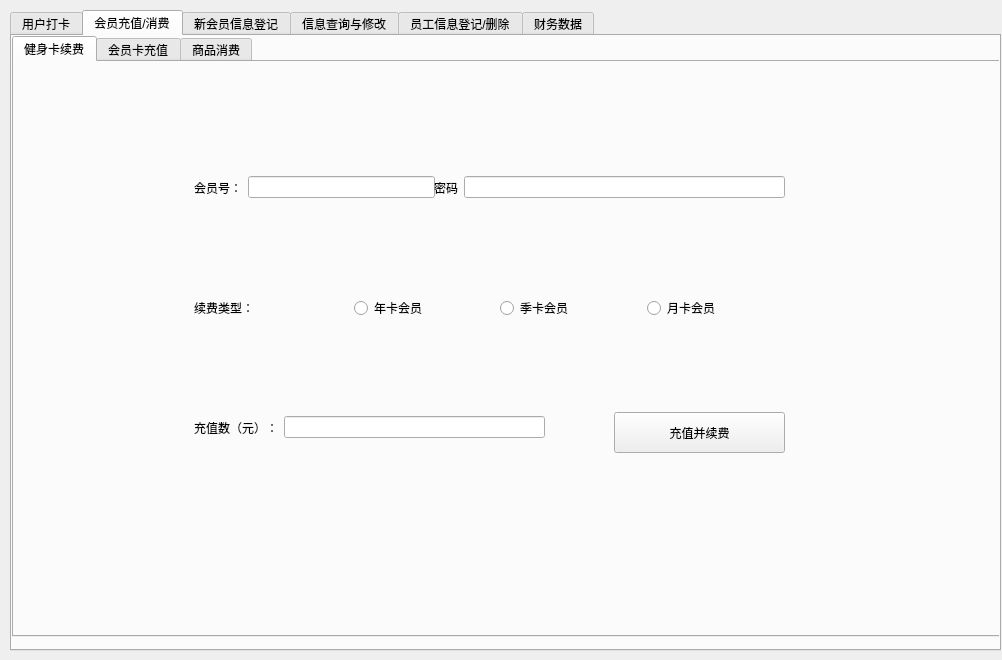
<?xml version="1.0" encoding="UTF-8"?>
<ui version="4.0">
 <class>controler</class>
 <widget class="QWidget" name="controler">
  <property name="geometry">
   <rect>
    <x>0</x>
    <y>0</y>
    <width>1002</width>
    <height>660</height>
   </rect>
  </property>
  <property name="windowTitle">
   <string>Form</string>
  </property>
  <property name="windowIcon">
   <iconset resource="image.qrc">
    <normaloff>:/new/prefix1/image/titleimage.jpg</normaloff>:/new/prefix1/image/titleimage.jpg</iconset>
  </property>
  <widget class="QTabWidget" name="tabWidget">
   <property name="geometry">
    <rect>
     <x>10</x>
     <y>10</y>
     <width>991</width>
     <height>641</height>
    </rect>
   </property>
   <property name="styleSheet">
    <string notr="true">font: 16pt &quot;楷体&quot;;</string>
   </property>
   <property name="currentIndex">
    <number>1</number>
   </property>
   <widget class="QWidget" name="tab_2">
    <attribute name="title">
     <string>用户打卡</string>
    </attribute>
    <widget class="QWidget" name="layoutWidget">
     <property name="geometry">
      <rect>
       <x>320</x>
       <y>150</y>
       <width>331</width>
       <height>291</height>
      </rect>
     </property>
     <layout class="QVBoxLayout" name="verticalLayout_5">
      <item>
       <layout class="QHBoxLayout" name="horizontalLayout_21">
        <item>
         <widget class="QLabel" name="label_24">
          <property name="text">
           <string>会员号:</string>
          </property>
         </widget>
        </item>
        <item>
         <widget class="QLineEdit" name="lineEdit_9"/>
        </item>
       </layout>
      </item>
      <item>
       <layout class="QHBoxLayout" name="horizontalLayout_22">
        <item>
         <widget class="QLabel" name="label_25">
          <property name="text">
           <string>密码:  </string>
          </property>
         </widget>
        </item>
        <item>
         <widget class="QLineEdit" name="lineEdit_12">
          <property name="echoMode">
           <enum>QLineEdit::Password</enum>
          </property>
         </widget>
        </item>
       </layout>
      </item>
      <item>
       <widget class="QPushButton" name="pushButton_7">
        <property name="text">
         <string>打卡</string>
        </property>
       </widget>
      </item>
     </layout>
    </widget>
   </widget>
   <widget class="QWidget" name="tab">
    <attribute name="title">
     <string>会员充值/消费</string>
    </attribute>
    <widget class="QTabWidget" name="tabWidget_4">
     <property name="geometry">
      <rect>
       <x>0</x>
       <y>0</y>
       <width>991</width>
       <height>601</height>
      </rect>
     </property>
     <property name="currentIndex">
      <number>0</number>
     </property>
     <widget class="QWidget" name="tab_15">
      <attribute name="title">
       <string>健身卡续费</string>
      </attribute>
      <widget class="QLabel" name="label_39">
       <property name="geometry">
        <rect>
         <x>180</x>
         <y>220</y>
         <width>131</width>
         <height>51</height>
        </rect>
       </property>
       <property name="text">
        <string>续费类型：</string>
       </property>
      </widget>
      <widget class="QWidget" name="layoutWidget_4">
       <property name="geometry">
        <rect>
         <x>340</x>
         <y>230</y>
         <width>433</width>
         <height>33</height>
        </rect>
       </property>
       <layout class="QHBoxLayout" name="horizontalLayout_30">
        <item>
         <widget class="QRadioButton" name="radioButton_10">
          <property name="text">
           <string>年卡会员</string>
          </property>
         </widget>
        </item>
        <item>
         <widget class="QRadioButton" name="radioButton_11">
          <property name="text">
           <string>季卡会员</string>
          </property>
         </widget>
        </item>
        <item>
         <widget class="QRadioButton" name="radioButton_12">
          <property name="text">
           <string>月卡会员</string>
          </property>
         </widget>
        </item>
       </layout>
      </widget>
      <widget class="QPushButton" name="pushButton_6">
       <property name="geometry">
        <rect>
         <x>600</x>
         <y>350</y>
         <width>171</width>
         <height>41</height>
        </rect>
       </property>
       <property name="text">
        <string>充值并续费</string>
       </property>
      </widget>
      <widget class="QWidget" name="layoutWidget">
       <property name="geometry">
        <rect>
         <x>180</x>
         <y>70</y>
         <width>241</width>
         <height>111</height>
        </rect>
       </property>
       <layout class="QHBoxLayout" name="horizontalLayout_18">
        <item>
         <widget class="QLabel" name="label_21">
          <property name="text">
           <string>会员号：</string>
          </property>
         </widget>
        </item>
        <item>
         <widget class="QLineEdit" name="lineEdit_14"/>
        </item>
       </layout>
      </widget>
      <widget class="QWidget" name="layoutWidget">
       <property name="geometry">
        <rect>
         <x>180</x>
         <y>310</y>
         <width>351</width>
         <height>111</height>
        </rect>
       </property>
       <layout class="QHBoxLayout" name="horizontalLayout_19">
        <item>
         <widget class="QLabel" name="label_22">
          <property name="text">
           <string>充值数（元）：</string>
          </property>
         </widget>
        </item>
        <item>
         <widget class="QLineEdit" name="lineEdit_15"/>
        </item>
       </layout>
      </widget>
      <widget class="QWidget" name="layoutWidget">
       <property name="geometry">
        <rect>
         <x>420</x>
         <y>70</y>
         <width>351</width>
         <height>111</height>
        </rect>
       </property>
       <layout class="QHBoxLayout" name="horizontalLayout_12">
        <item>
         <widget class="QLabel" name="label_14">
          <property name="text">
           <string>密码</string>
          </property>
         </widget>
        </item>
        <item>
         <widget class="QLineEdit" name="lineEdit_16">
          <property name="echoMode">
           <enum>QLineEdit::Password</enum>
          </property>
         </widget>
        </item>
       </layout>
      </widget>
     </widget>
     <widget class="QWidget" name="tab_16">
      <attribute name="title">
       <string>会员卡充值</string>
      </attribute>
      <widget class="QWidget" name="layoutWidget">
       <property name="geometry">
        <rect>
         <x>300</x>
         <y>100</y>
         <width>351</width>
         <height>351</height>
        </rect>
       </property>
       <layout class="QVBoxLayout" name="verticalLayout_3">
        <item>
         <layout class="QHBoxLayout" name="horizontalLayout_16">
          <item>
           <widget class="QLabel" name="label_16">
            <property name="text">
             <string>会员号：</string>
            </property>
           </widget>
          </item>
          <item>
           <widget class="QLineEdit" name="lineEdit_11"/>
          </item>
         </layout>
        </item>
        <item>
         <layout class="QHBoxLayout" name="horizontalLayout_15">
          <item>
           <widget class="QLabel" name="label_26">
            <property name="text">
             <string>密码：  </string>
            </property>
           </widget>
          </item>
          <item>
           <widget class="QLineEdit" name="lineEdit_17">
            <property name="echoMode">
             <enum>QLineEdit::Password</enum>
            </property>
           </widget>
          </item>
         </layout>
        </item>
        <item>
         <layout class="QHBoxLayout" name="horizontalLayout_17">
          <item>
           <widget class="QLabel" name="label_17">
            <property name="text">
             <string>充值数：</string>
            </property>
           </widget>
          </item>
          <item>
           <widget class="QLineEdit" name="lineEdit_10"/>
          </item>
         </layout>
        </item>
        <item>
         <widget class="QPushButton" name="pushButton_4">
          <property name="text">
           <string>充值</string>
          </property>
         </widget>
        </item>
       </layout>
      </widget>
     </widget>
     <widget class="QWidget" name="tab_17">
      <attribute name="title">
       <string>商品消费</string>
      </attribute>
      <widget class="QWidget" name="layoutWidget">
       <property name="geometry">
        <rect>
         <x>270</x>
         <y>70</y>
         <width>371</width>
         <height>381</height>
        </rect>
       </property>
       <layout class="QVBoxLayout" name="verticalLayout_4">
        <item>
         <layout class="QHBoxLayout" name="horizontalLayout_8">
          <item>
           <widget class="QLabel" name="label_10">
            <property name="text">
             <string>会员号:    </string>
            </property>
           </widget>
          </item>
          <item>
           <widget class="QLineEdit" name="lineEdit_5"/>
          </item>
         </layout>
        </item>
        <item>
         <layout class="QHBoxLayout" name="horizontalLayout_33">
          <item>
           <widget class="QLabel" name="label_41">
            <property name="text">
             <string>会员密码:  </string>
            </property>
           </widget>
          </item>
          <item>
           <widget class="QLineEdit" name="lineEdit_20">
            <property name="echoMode">
             <enum>QLineEdit::Password</enum>
            </property>
           </widget>
          </item>
         </layout>
        </item>
        <item>
         <layout class="QHBoxLayout" name="horizontalLayout_13">
          <item>
           <widget class="QLabel" name="label_13">
            <property name="text">
             <string>消费额(元):</string>
            </property>
           </widget>
          </item>
          <item>
           <widget class="QLineEdit" name="lineEdit_8"/>
          </item>
         </layout>
        </item>
        <item>
         <layout class="QHBoxLayout" name="horizontalLayout_14">
          <item>
           <widget class="QPushButton" name="pushButton_3">
            <property name="text">
             <string>会员卡支付</string>
            </property>
           </widget>
          </item>
          <item>
           <widget class="QPushButton" name="pushButton_5">
            <property name="text">
             <string>现金支付</string>
            </property>
           </widget>
          </item>
         </layout>
        </item>
       </layout>
      </widget>
     </widget>
    </widget>
   </widget>
   <widget class="QWidget" name="tab_4">
    <attribute name="title">
     <string>新会员信息登记</string>
    </attribute>
    <widget class="QPushButton" name="pushButton">
     <property name="geometry">
      <rect>
       <x>330</x>
       <y>420</y>
       <width>271</width>
       <height>31</height>
      </rect>
     </property>
     <property name="text">
      <string>注册</string>
     </property>
    </widget>
    <widget class="QWidget" name="layoutWidget">
     <property name="geometry">
      <rect>
       <x>320</x>
       <y>490</y>
       <width>527</width>
       <height>41</height>
      </rect>
     </property>
     <layout class="QHBoxLayout" name="horizontalLayout_52">
      <item>
       <widget class="QLabel" name="label_3">
        <property name="text">
         <string>请及时告知该会员，会员码是：</string>
        </property>
       </widget>
      </item>
      <item>
       <widget class="QLabel" name="label_76">
        <property name="text">
         <string/>
        </property>
       </widget>
      </item>
     </layout>
    </widget>
    <widget class="QWidget" name="layoutWidget">
     <property name="geometry">
      <rect>
       <x>90</x>
       <y>70</y>
       <width>351</width>
       <height>331</height>
      </rect>
     </property>
     <layout class="QVBoxLayout" name="verticalLayout_2">
      <item>
       <layout class="QHBoxLayout" name="horizontalLayout_6">
        <item>
         <layout class="QHBoxLayout" name="horizontalLayout_4">
          <item>
           <widget class="QLabel" name="label_5">
            <property name="text">
             <string>姓名</string>
            </property>
           </widget>
          </item>
          <item>
           <widget class="QLineEdit" name="lineEdit_3"/>
          </item>
         </layout>
        </item>
        <item>
         <widget class="QLabel" name="label_7">
          <property name="text">
           <string>性别</string>
          </property>
         </widget>
        </item>
        <item>
         <widget class="QLineEdit" name="lineEdit"/>
        </item>
       </layout>
      </item>
      <item>
       <layout class="QHBoxLayout" name="horizontalLayout_51">
        <item>
         <widget class="QLabel" name="label_75">
          <property name="text">
           <string>密码    </string>
          </property>
         </widget>
        </item>
        <item>
         <widget class="QLineEdit" name="lineEdit_26"/>
        </item>
       </layout>
      </item>
      <item>
       <layout class="QHBoxLayout" name="horizontalLayout_7">
        <item>
         <widget class="QLabel" name="label_9">
          <property name="text">
           <string>身份证号</string>
          </property>
         </widget>
        </item>
        <item>
         <widget class="QLineEdit" name="lineEdit_4"/>
        </item>
       </layout>
      </item>
      <item>
       <layout class="QHBoxLayout" name="horizontalLayout_11">
        <item>
         <widget class="QLabel" name="label_12">
          <property name="text">
           <string>电话号码</string>
          </property>
         </widget>
        </item>
        <item>
         <widget class="QLineEdit" name="lineEdit_7"/>
        </item>
       </layout>
      </item>
     </layout>
    </widget>
    <widget class="QWidget" name="layoutWidget">
     <property name="geometry">
      <rect>
       <x>490</x>
       <y>70</y>
       <width>435</width>
       <height>241</height>
      </rect>
     </property>
     <layout class="QVBoxLayout" name="verticalLayout_9">
      <item>
       <layout class="QHBoxLayout" name="horizontalLayout_34">
        <item>
         <widget class="QRadioButton" name="radioButton">
          <property name="text">
           <string>年卡会员</string>
          </property>
         </widget>
        </item>
        <item>
         <widget class="QRadioButton" name="radioButton_2">
          <property name="text">
           <string>季卡会员</string>
          </property>
         </widget>
        </item>
        <item>
         <widget class="QRadioButton" name="radioButton_3">
          <property name="text">
           <string>月卡会员</string>
          </property>
         </widget>
        </item>
       </layout>
      </item>
      <item>
       <layout class="QHBoxLayout" name="horizontalLayout_9">
        <item>
         <widget class="QLabel" name="label_6">
          <property name="text">
           <string>初始充值量（元）</string>
          </property>
         </widget>
        </item>
        <item>
         <widget class="QLineEdit" name="lineEdit_2">
          <property name="text">
           <string/>
          </property>
         </widget>
        </item>
       </layout>
      </item>
      <item>
       <layout class="QHBoxLayout" name="horizontalLayout_10">
        <item>
         <widget class="QLabel" name="label_11">
          <property name="text">
           <string>是否同意健身房会员协议</string>
          </property>
         </widget>
        </item>
        <item>
         <widget class="QLineEdit" name="lineEdit_6">
          <property name="text">
           <string/>
          </property>
         </widget>
        </item>
       </layout>
      </item>
     </layout>
    </widget>
   </widget>
   <widget class="QWidget" name="tab_5">
    <attribute name="title">
     <string>信息查询与修改</string>
    </attribute>
    <widget class="QLineEdit" name="eepassword">
     <property name="geometry">
      <rect>
       <x>440</x>
       <y>270</y>
       <width>281</width>
       <height>51</height>
      </rect>
     </property>
     <property name="styleSheet">
      <string notr="true">font: 15pt &quot;黑体&quot;;</string>
     </property>
     <property name="echoMode">
      <enum>QLineEdit::Password</enum>
     </property>
    </widget>
    <widget class="QLabel" name="label_18">
     <property name="geometry">
      <rect>
       <x>260</x>
       <y>270</y>
       <width>171</width>
       <height>51</height>
      </rect>
     </property>
     <property name="styleSheet">
      <string notr="true">font: 24pt &quot;楷体&quot;;</string>
     </property>
     <property name="text">
      <string>会员密码</string>
     </property>
    </widget>
    <widget class="QPushButton" name="eepass">
     <property name="geometry">
      <rect>
       <x>360</x>
       <y>390</y>
       <width>281</width>
       <height>51</height>
      </rect>
     </property>
     <property name="styleSheet">
      <string notr="true">font: 15pt &quot;楷体&quot;;</string>
     </property>
     <property name="text">
      <string>登录</string>
     </property>
    </widget>
    <widget class="QLineEdit" name="eename">
     <property name="geometry">
      <rect>
       <x>440</x>
       <y>170</y>
       <width>281</width>
       <height>51</height>
      </rect>
     </property>
     <property name="styleSheet">
      <string notr="true">font: 24pt &quot;黑体&quot;;</string>
     </property>
    </widget>
    <widget class="QLabel" name="label_19">
     <property name="geometry">
      <rect>
       <x>300</x>
       <y>160</y>
       <width>121</width>
       <height>61</height>
      </rect>
     </property>
     <property name="styleSheet">
      <string notr="true">font: 24pt &quot;楷体&quot;;</string>
     </property>
     <property name="text">
      <string>会员码</string>
     </property>
    </widget>
    <widget class="QLabel" name="label_20">
     <property name="geometry">
      <rect>
       <x>270</x>
       <y>490</y>
       <width>601</width>
       <height>31</height>
      </rect>
     </property>
     <property name="text">
      <string>*登陆后可对相应会员的信息进行查询以及修改</string>
     </property>
    </widget>
    <widget class="QPushButton" name="pushButton_8">
     <property name="geometry">
      <rect>
       <x>550</x>
       <y>350</y>
       <width>161</width>
       <height>28</height>
      </rect>
     </property>
     <property name="styleSheet">
      <string notr="true">font: 9pt &quot;Microsoft YaHei UI&quot;;</string>
     </property>
     <property name="text">
      <string>忘记密码/忘记会员码</string>
     </property>
    </widget>
   </widget>
   <widget class="QWidget" name="tab_6">
    <attribute name="title">
     <string>员工信息登记/删除</string>
    </attribute>
    <widget class="QWidget" name="layoutWidget">
     <property name="geometry">
      <rect>
       <x>250</x>
       <y>110</y>
       <width>424</width>
       <height>351</height>
      </rect>
     </property>
     <layout class="QVBoxLayout" name="verticalLayout">
      <property name="leftMargin">
       <number>1</number>
      </property>
      <property name="topMargin">
       <number>1</number>
      </property>
      <property name="rightMargin">
       <number>1</number>
      </property>
      <property name="bottomMargin">
       <number>1</number>
      </property>
      <item>
       <layout class="QHBoxLayout" name="horizontalLayout">
        <property name="leftMargin">
         <number>2</number>
        </property>
        <property name="topMargin">
         <number>2</number>
        </property>
        <property name="rightMargin">
         <number>2</number>
        </property>
        <property name="bottomMargin">
         <number>2</number>
        </property>
        <item>
         <widget class="QLabel" name="label">
          <property name="styleSheet">
           <string notr="true">font: 18pt &quot;楷体&quot;;</string>
          </property>
          <property name="text">
           <string>员工姓名：</string>
          </property>
         </widget>
        </item>
        <item>
         <widget class="QLineEdit" name="newername"/>
        </item>
       </layout>
      </item>
      <item>
       <spacer name="verticalSpacer">
        <property name="orientation">
         <enum>Qt::Vertical</enum>
        </property>
        <property name="sizeHint" stdset="0">
         <size>
          <width>20</width>
          <height>40</height>
         </size>
        </property>
       </spacer>
      </item>
      <item>
       <layout class="QHBoxLayout" name="horizontalLayout_2">
        <property name="leftMargin">
         <number>2</number>
        </property>
        <property name="topMargin">
         <number>2</number>
        </property>
        <property name="rightMargin">
         <number>2</number>
        </property>
        <property name="bottomMargin">
         <number>2</number>
        </property>
        <item>
         <widget class="QLabel" name="label_2">
          <property name="styleSheet">
           <string notr="true">font: 18pt &quot;楷体&quot;;</string>
          </property>
          <property name="text">
           <string>员工密码：</string>
          </property>
         </widget>
        </item>
        <item>
         <widget class="QLineEdit" name="newerpassword">
          <property name="echoMode">
           <enum>QLineEdit::Password</enum>
          </property>
         </widget>
        </item>
       </layout>
      </item>
      <item>
       <spacer name="verticalSpacer_4">
        <property name="orientation">
         <enum>Qt::Vertical</enum>
        </property>
        <property name="sizeHint" stdset="0">
         <size>
          <width>20</width>
          <height>40</height>
         </size>
        </property>
       </spacer>
      </item>
      <item>
       <layout class="QHBoxLayout" name="horizontalLayout_20">
        <property name="leftMargin">
         <number>2</number>
        </property>
        <property name="topMargin">
         <number>2</number>
        </property>
        <property name="rightMargin">
         <number>2</number>
        </property>
        <property name="bottomMargin">
         <number>2</number>
        </property>
        <item>
         <widget class="QLabel" name="label_23">
          <property name="styleSheet">
           <string notr="true">font: 18pt &quot;楷体&quot;;</string>
          </property>
          <property name="text">
           <string>确认密码：</string>
          </property>
         </widget>
        </item>
        <item>
         <widget class="QLineEdit" name="newerpassword_2">
          <property name="echoMode">
           <enum>QLineEdit::Password</enum>
          </property>
         </widget>
        </item>
       </layout>
      </item>
      <item>
       <spacer name="verticalSpacer_2">
        <property name="orientation">
         <enum>Qt::Vertical</enum>
        </property>
        <property name="sizeHint" stdset="0">
         <size>
          <width>20</width>
          <height>40</height>
         </size>
        </property>
       </spacer>
      </item>
      <item>
       <layout class="QHBoxLayout" name="horizontalLayout_5">
        <property name="leftMargin">
         <number>2</number>
        </property>
        <property name="topMargin">
         <number>2</number>
        </property>
        <property name="rightMargin">
         <number>2</number>
        </property>
        <property name="bottomMargin">
         <number>2</number>
        </property>
        <item>
         <widget class="QLabel" name="label_4">
          <property name="styleSheet">
           <string notr="true">font: 18pt &quot;楷体&quot;;</string>
          </property>
          <property name="text">
           <string>操作密码：</string>
          </property>
         </widget>
        </item>
        <item>
         <widget class="QLineEdit" name="newerpassword_3">
          <property name="echoMode">
           <enum>QLineEdit::Password</enum>
          </property>
         </widget>
        </item>
       </layout>
      </item>
      <item>
       <spacer name="verticalSpacer_3">
        <property name="orientation">
         <enum>Qt::Vertical</enum>
        </property>
        <property name="sizeHint" stdset="0">
         <size>
          <width>20</width>
          <height>40</height>
         </size>
        </property>
       </spacer>
      </item>
      <item>
       <layout class="QHBoxLayout" name="horizontalLayout_3">
        <item>
         <widget class="QPushButton" name="newerset">
          <property name="text">
           <string>确认登记</string>
          </property>
         </widget>
        </item>
        <item>
         <widget class="QPushButton" name="newerset_2">
          <property name="text">
           <string>确认删除</string>
          </property>
         </widget>
        </item>
       </layout>
      </item>
     </layout>
    </widget>
    <widget class="QLabel" name="label_8">
     <property name="geometry">
      <rect>
       <x>250</x>
       <y>480</y>
       <width>461</width>
       <height>31</height>
      </rect>
     </property>
     <property name="styleSheet">
      <string notr="true">font: 9pt &quot;Microsoft YaHei UI&quot;;</string>
     </property>
     <property name="text">
      <string>*操作密码为管理员工的特定密码；删除员工时不需要再次确认密码。</string>
     </property>
    </widget>
   </widget>
   <widget class="QWidget" name="tab_12">
    <attribute name="title">
     <string>财务数据</string>
    </attribute>
    <widget class="QTableView" name="tableView">
     <property name="geometry">
      <rect>
       <x>470</x>
       <y>20</y>
       <width>471</width>
       <height>571</height>
      </rect>
     </property>
    </widget>
    <widget class="QWidget" name="layoutWidget">
     <property name="geometry">
      <rect>
       <x>110</x>
       <y>20</y>
       <width>281</width>
       <height>38</height>
      </rect>
     </property>
     <layout class="QHBoxLayout" name="horizontalLayout_23">
      <item>
       <widget class="QPushButton" name="pushButton_2">
        <property name="text">
         <string>刷新表格</string>
        </property>
       </widget>
      </item>
      <item>
       <widget class="QPushButton" name="pushButton_9">
        <property name="text">
         <string>统计</string>
        </property>
       </widget>
      </item>
     </layout>
    </widget>
    <widget class="QWidget" name="layoutWidget">
     <property name="geometry">
      <rect>
       <x>51</x>
       <y>91</y>
       <width>401</width>
       <height>421</height>
      </rect>
     </property>
     <layout class="QVBoxLayout" name="verticalLayout_6">
      <item>
       <layout class="QHBoxLayout" name="horizontalLayout_24">
        <item>
         <widget class="QLabel" name="label_15">
          <property name="text">
           <string>总收入(元)：</string>
          </property>
         </widget>
        </item>
        <item>
         <widget class="QLabel" name="label_27">
          <property name="text">
           <string/>
          </property>
         </widget>
        </item>
       </layout>
      </item>
      <item>
       <layout class="QHBoxLayout" name="horizontalLayout_25">
        <item>
         <widget class="QLabel" name="label_28">
          <property name="text">
           <string>近一个月收入(元)：</string>
          </property>
         </widget>
        </item>
        <item>
         <widget class="QLabel" name="label_29">
          <property name="text">
           <string/>
          </property>
         </widget>
        </item>
       </layout>
      </item>
      <item>
       <layout class="QHBoxLayout" name="horizontalLayout_26">
        <item>
         <widget class="QLabel" name="label_30">
          <property name="text">
           <string>近一个周收入(元)：</string>
          </property>
         </widget>
        </item>
        <item>
         <widget class="QLabel" name="label_31">
          <property name="text">
           <string/>
          </property>
         </widget>
        </item>
       </layout>
      </item>
     </layout>
    </widget>
   </widget>
  </widget>
 </widget>
 <resources>
  <include location="image.qrc"/>
 </resources>
 <connections/>
</ui>
